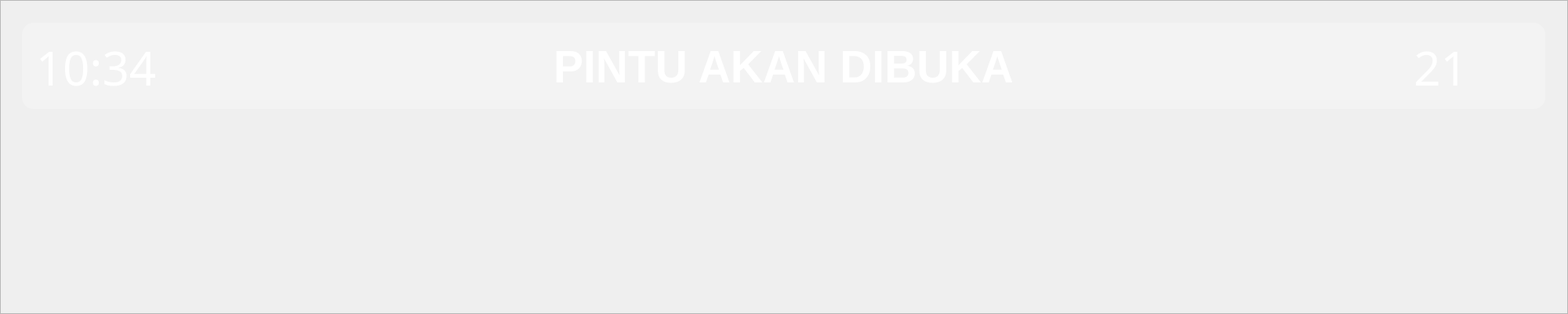
<?xml version="1.0" encoding="UTF-8"?>
<ui version="4.0">
 <class>DoorOpen</class>
 <widget class="QMainWindow" name="DoorOpen">
  <property name="geometry">
   <rect>
    <x>0</x>
    <y>0</y>
    <width>2000</width>
    <height>400</height>
   </rect>
  </property>
  <property name="windowTitle">
   <string>MainWindow</string>
  </property>
  <widget class="QWidget" name="centralwidget">
   <widget class="QFrame" name="door_open_frame">
    <property name="geometry">
     <rect>
      <x>0</x>
      <y>0</y>
      <width>2000</width>
      <height>400</height>
     </rect>
    </property>
    <property name="frameShape">
     <enum>QFrame::StyledPanel</enum>
    </property>
    <property name="frameShadow">
     <enum>QFrame::Raised</enum>
    </property>
    <widget class="QLabel" name="bg_image">
     <property name="geometry">
      <rect>
       <x>0</x>
       <y>0</y>
       <width>2000</width>
       <height>400</height>
      </rect>
     </property>
     <property name="text">
      <string/>
     </property>
     <property name="pixmap">
      <pixmap resource="../image/images.qrc">:/images/BG Door Open.png</pixmap>
     </property>
     <property name="scaledContents">
      <bool>false</bool>
     </property>
     <property name="alignment">
      <set>Qt::AlignCenter</set>
     </property>
    </widget>
    <widget class="QLabel" name="bg_header">
     <property name="geometry">
      <rect>
       <x>28</x>
       <y>29</y>
       <width>1943</width>
       <height>110</height>
      </rect>
     </property>
     <property name="styleSheet">
      <string notr="true">background-color: rgba(255, 255, 255, 63.75);
border-radius: 15px</string>
     </property>
     <property name="text">
      <string/>
     </property>
    </widget>
    <widget class="QLabel" name="clock_value">
     <property name="geometry">
      <rect>
       <x>20</x>
       <y>32</y>
       <width>205</width>
       <height>107</height>
      </rect>
     </property>
     <property name="font">
      <font>
       <family>Haettenschweiler</family>
       <pointsize>45</pointsize>
       <weight>50</weight>
       <italic>false</italic>
       <bold>false</bold>
       <underline>false</underline>
       <kerning>true</kerning>
      </font>
     </property>
     <property name="styleSheet">
      <string notr="true">color: rgb(255, 255, 255);</string>
     </property>
     <property name="text">
      <string>10:34</string>
     </property>
     <property name="alignment">
      <set>Qt::AlignCenter</set>
     </property>
    </widget>
    <widget class="QLabel" name="temperature_value">
     <property name="geometry">
      <rect>
       <x>1769</x>
       <y>32</y>
       <width>103</width>
       <height>107</height>
      </rect>
     </property>
     <property name="font">
      <font>
       <family>Haettenschweiler</family>
       <pointsize>45</pointsize>
       <weight>50</weight>
       <italic>false</italic>
       <bold>false</bold>
       <underline>false</underline>
       <kerning>true</kerning>
      </font>
     </property>
     <property name="styleSheet">
      <string notr="true">color: rgb(255, 255, 255);</string>
     </property>
     <property name="text">
      <string>21</string>
     </property>
     <property name="alignment">
      <set>Qt::AlignRight|Qt::AlignTrailing|Qt::AlignVCenter</set>
     </property>
    </widget>
    <widget class="QLabel" name="temperature_celcius">
     <property name="geometry">
      <rect>
       <x>1873</x>
       <y>32</y>
       <width>81</width>
       <height>107</height>
      </rect>
     </property>
     <property name="font">
      <font>
       <family>Haettenschweiler</family>
       <pointsize>55</pointsize>
       <weight>50</weight>
       <italic>false</italic>
       <bold>false</bold>
       <underline>false</underline>
       <kerning>true</kerning>
      </font>
     </property>
     <property name="styleSheet">
      <string notr="true">color: rgb(255, 255, 255);</string>
     </property>
     <property name="text">
      <string/>
     </property>
     <property name="pixmap">
      <pixmap resource="../image/images.qrc">:/images/℃.png</pixmap>
     </property>
     <property name="scaledContents">
      <bool>false</bool>
     </property>
     <property name="alignment">
      <set>Qt::AlignCenter</set>
     </property>
    </widget>
    <widget class="QLabel" name="door_open_value">
     <property name="geometry">
      <rect>
       <x>648</x>
       <y>32</y>
       <width>703</width>
       <height>107</height>
      </rect>
     </property>
     <property name="font">
      <font>
       <family>Tahoma</family>
       <pointsize>43</pointsize>
       <weight>75</weight>
       <bold>true</bold>
      </font>
     </property>
     <property name="styleSheet">
      <string notr="true">color: rgb(255, 255, 255);</string>
     </property>
     <property name="text">
      <string>PINTU AKAN DIBUKA</string>
     </property>
     <property name="alignment">
      <set>Qt::AlignCenter</set>
     </property>
    </widget>
    <widget class="QLabel" name="door_open_logo">
     <property name="geometry">
      <rect>
       <x>856</x>
       <y>219</y>
       <width>288</width>
       <height>107</height>
      </rect>
     </property>
     <property name="text">
      <string/>
     </property>
     <property name="pixmap">
      <pixmap resource="../image/images.qrc">:/images/Door Open.png</pixmap>
     </property>
    </widget>
    <widget class="QLabel" name="left_arrow_logo">
     <property name="geometry">
      <rect>
       <x>523</x>
       <y>213</y>
       <width>151</width>
       <height>141</height>
      </rect>
     </property>
     <property name="text">
      <string/>
     </property>
     <property name="pixmap">
      <pixmap resource="../image/images.qrc">:/images/Arrow  Door Left.png</pixmap>
     </property>
    </widget>
    <widget class="QLabel" name="right_arrow_logo">
     <property name="geometry">
      <rect>
       <x>1353</x>
       <y>213</y>
       <width>151</width>
       <height>141</height>
      </rect>
     </property>
     <property name="text">
      <string/>
     </property>
     <property name="pixmap">
      <pixmap resource="../image/images.qrc">:/images/Arrow  Door Right.png</pixmap>
     </property>
    </widget>
   </widget>
  </widget>
 </widget>
 <resources>
  <include location="../image/images.qrc"/>
 </resources>
 <connections/>
</ui>
